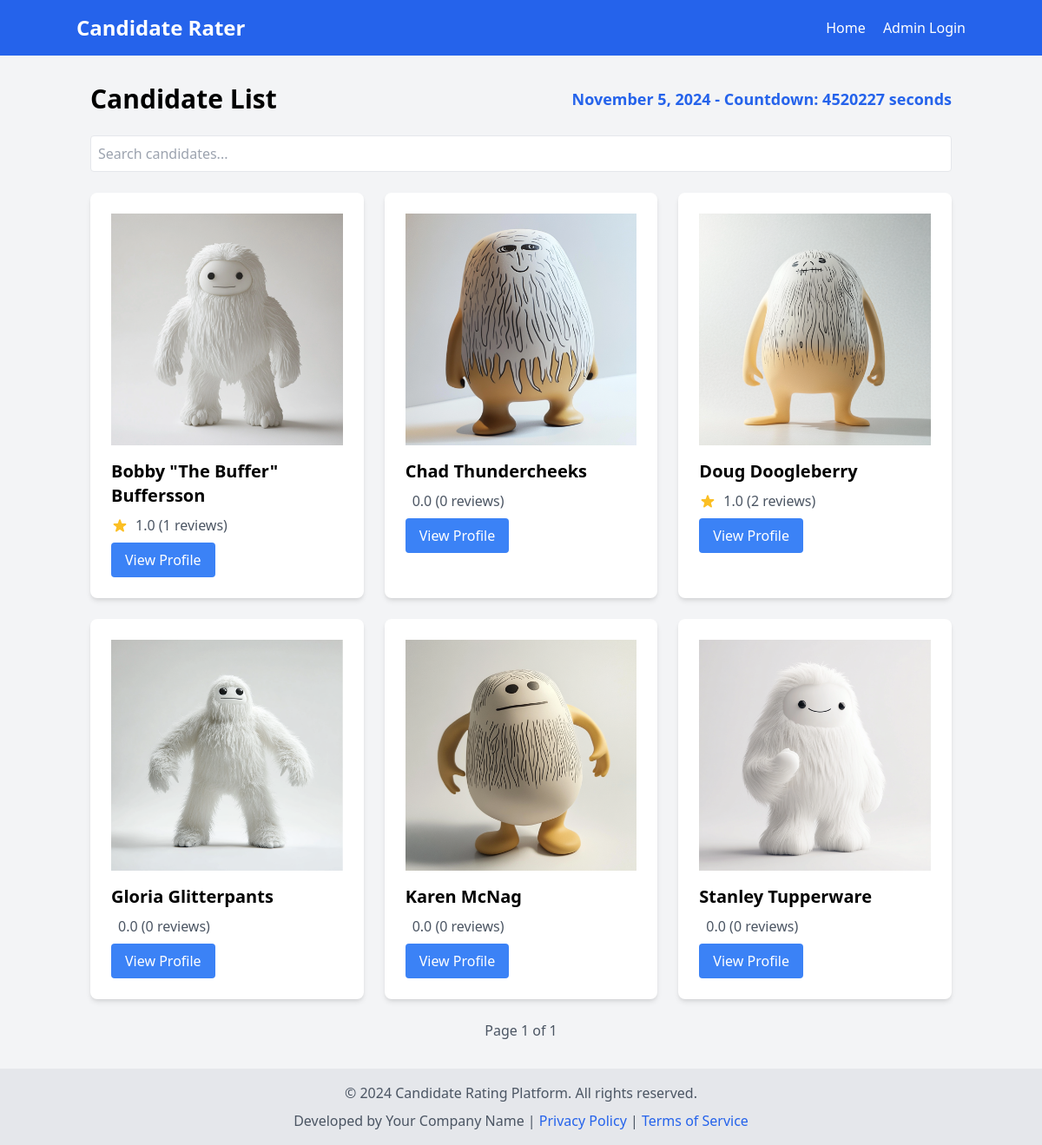
The page / on the database its author committed.
### models.py (models this page shows, shortened)
class Candidate(db.Model):
    id = db.Column(db.Integer, primary_key=True)
    name = db.Column(db.String(100), nullable=False)
    bio = db.Column(db.Text, nullable=False)
    contact = db.Column(db.String(100), nullable=False)
    photo = db.Column(db.String(100), nullable=False)
    phone = db.Column(db.Text, nullable=True)
    website = db.Column(db.Text, nullable=True)
    social_media = db.Column(db.Text, nullable=True)
    reviews = db.relationship('Review', backref='candidate', lazy=True)
    average_rating = db.Column(db.Float, default=0.0)

### main.py (the view)
@app.route('/')
def index():
    page = request.args.get('page', 1, type=int)
    search = request.args.get('search', '')
    query = Candidate.query
    if search:
        query = query.filter(Candidate.name.ilike(f'%{search}%'))
    candidates = paginate(query.order_by(Candidate.name), page, per_page=6)
    logging.info(f"Displaying index page with {len(candidates.items)} candidates")
    return render_template('index.html', candidates=candidates, search=search)

### utils.py (called while the page is built)
def paginate(query, page, per_page=20, error_out=True):
    if error_out and page < 1:
        abort(404)
    items = query.limit(per_page).offset((page - 1) * per_page).all()
    if not items and page != 1 and error_out:
        abort(404)
    total = query.count()
    class Pagination:
        def __init__(self, items, page, per_page, total):
            self.items = items
            self.page = page
            self.per_page = per_page
            self.total = total
        @property
        def pages(self):
            return (self.total + self.per_page - 1) // self.per_page
        @property
        def has_prev(self):
            return self.page > 1
        @property
        def has_next(self):
            return self.page < self.pages
    return Pagination(items, page, per_page, total)

### templates/index.html (shortened to what this page needs)
{% extends "base.html" %}
{% block content %}
<div class="flex justify-between items-center mb-6">
    <h1 class="text-3xl font-bold">Candidate List</h1>
    <span id="countdown" class="text-lg font-semibold text-blue-600"></span>
</div>
<div class="mb-6">
    <input type="text" id="search" placeholder="Search candidates..." class="w-full p-2 border rounded" value="{{ search }}">
</div>
<div class="grid grid-cols-1 md:grid-cols-2 lg:grid-cols-3 gap-6" id="candidates-container">
    {% for candidate in candidates.items %}
    <div class="bg-white p-6 rounded-lg shadow-md">
        <div class="candidate-image-container mb-4">
            <img src="{{ url_for('static', filename='img/' + candidate.photo) }}" alt="{{ candidate.name }}" class="candidate-image">
        </div>
        <h2 class="text-xl font-semibold mb-2">{{ candidate.name }}</h2>
        <div class="flex items-center mb-2">
            <div class="text-yellow-400 mr-2">
                {% set rating = candidate.average_rating|default(0)|float %}
            </div>
            <span class="text-gray-600">{{ "%.1f"|format(rating) }} ({{ candidate.reviews|length }} reviews)</span>
        </div>
        <a href="{{ url_for('candidate', id=candidate.id) }}" class="inline-block bg-blue-500 text-white px-4 py-2 rounded hover:bg-blue-600">View Profile</a>
    </div>
    {% endfor %}
</div>
<div class="mt-6 flex justify-between items-center">
    <span class="text-gray-600">Page {{ candidates.page }} of {{ candidates.pages }}</span>
</div>
{% endblock %}

### templates/base.html (shortened to what this page needs)
<!DOCTYPE html>
<html lang="en">
<head>
    <link href="https://cdn.jsdelivr.net/npm/tailwindcss@2.2.19/dist/tailwind.min.css" rel="stylesheet">
    <link rel="stylesheet" href="{{ url_for('static', filename='css/styles.css') }}">
</head>
<body class="bg-gray-100">
    <nav class="bg-blue-600 p-4">
        <div class="container mx-auto flex justify-between items-center">
            <a href="{{ url_for('index') }}" class="text-white text-2xl font-bold">Candidate Rater</a>
            <div>
                <a href="{{ url_for('index') }}" class="text-white mr-4 hover:underline">Home</a>
                {% if 'admin_id' in session %}
                    <a href="{{ url_for('admin_dashboard') }}" class="text-white mr-4 hover:underline">Admin Dashboard</a>
                    <a href="{{ url_for('admin_logout') }}" class="text-white hover:underline">Logout</a>
                {% else %}
                    <a href="{{ url_for('admin_login') }}" class="text-white hover:underline">Admin Login</a>
                {% endif %}
            </div>
        </div>
    </nav>
    <main class="container mx-auto mt-8 px-4">
        {% block content %}{% endblock %}
    </main>
    <footer class="bg-gray-200 p-4 mt-8">
        <div class="container mx-auto text-center text-gray-600">
            <p>&copy; 2024 Candidate Rating Platform. All rights reserved.</p>
            <p class="mt-2">Developed by Your Company Name | <a href="#" class="text-blue-600 hover:underline">Privacy Policy</a> | <a href="#" class="text-blue-600 hover:underline">Terms of Service</a></p>
        </div>
    </footer>
</body>
</html>

### static/css/styles.css (style rules this page uses)
.candidate-image-container { width: 100%; padding-bottom: 100%; position: relative; overflow: hidden; }
.candidate-image { position: absolute; top: 0; left: 0; width: 100%; height: 100%; object-fit: cover; }

### rows shown on the page
Candidate: photo (picture), name "Bobby \"The Buffer\" Buffersson", average_rating "1.0", reviews|length "1"
Candidate: photo (picture), name "Chad Thundercheeks", average_rating "0.0", reviews|length "0"
Candidate: photo (picture), name "Doug Doogleberry", average_rating "1.0", reviews|length "2"
Candidate: photo (picture), name "Gloria Glitterpants", rating "0.0", reviews|length "0"
Candidate: photo (picture), name "Karen McNag", average_rating "0.0", reviews|length "0"
Candidate: photo (picture), name "Stanley Tupperware", average_rating "0.0", reviews|length "0"

### other values the page prints
{{ candidates.page }} "1"
{{ candidates.pages }} "1"
